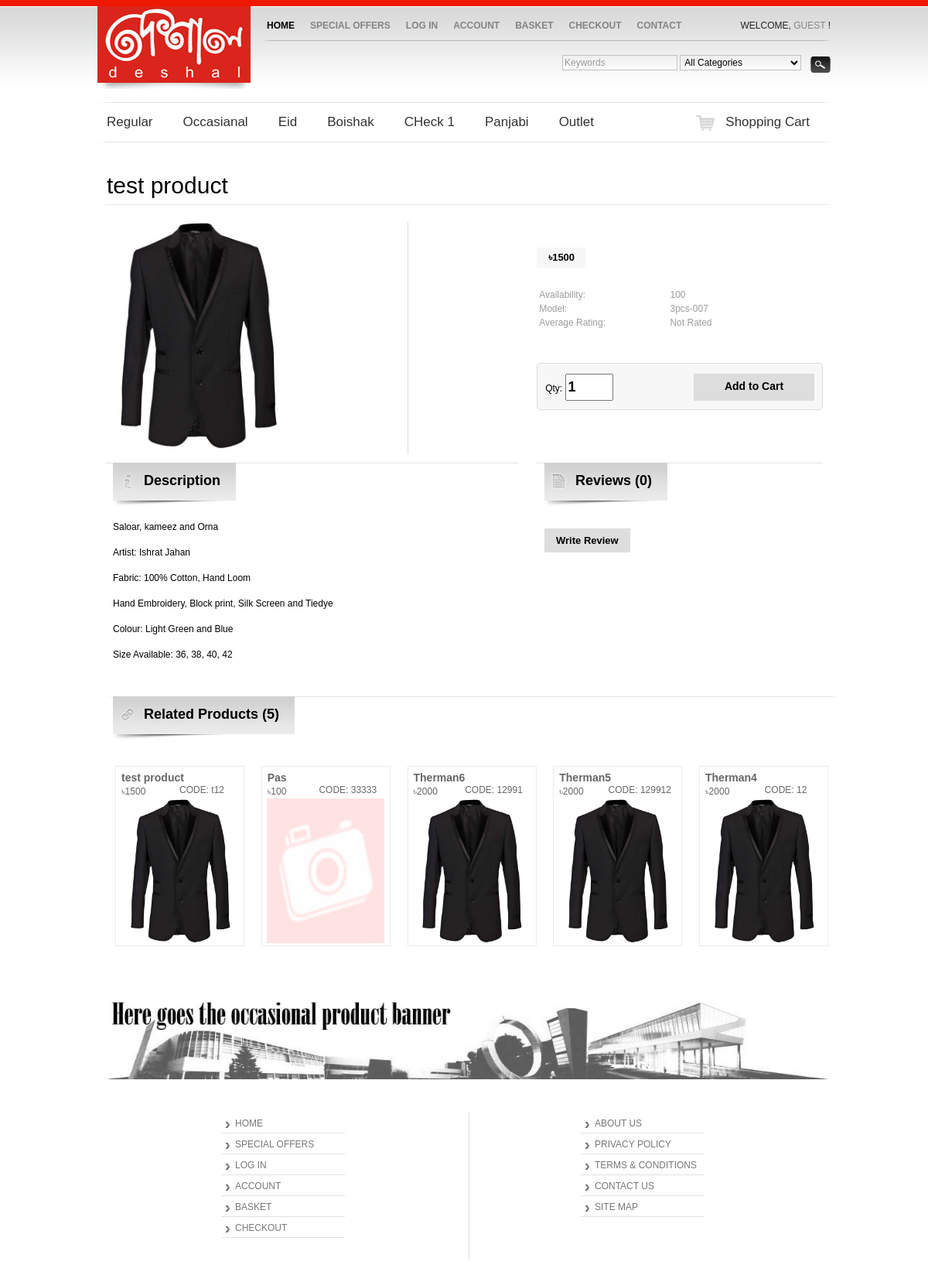
/index.php/product_details_clt/product/39, run on the app's committed database.
### tables this page shows
CREATE TABLE IF NOT EXISTS `category` (
  `id` int(11) NOT NULL AUTO_INCREMENT,
  `name` varchar(50) NOT NULL,
  `discription` varchar(500) NOT NULL,
  `rootCategoryId` int(11) NOT NULL,
  PRIMARY KEY (`id`)
);

CREATE TABLE IF NOT EXISTS `product` (
  `id` int(11) NOT NULL AUTO_INCREMENT,
  `name` varchar(50) NOT NULL,
  `price` float NOT NULL,
  `rate` int(11) NOT NULL,
  `amount` int(11) NOT NULL,
  `code` varchar(255) NOT NULL,
  `created` timestamp NOT NULL DEFAULT CURRENT_TIMESTAMP,
  `mainImageUrl` varchar(50) NOT NULL,
  `discription` varchar(500) NOT NULL,
  PRIMARY KEY (`id`)
);

### application/controllers/Product_details_clt.php (called while the page is built, shortened)
<?php if ( ! defined('BASEPATH')) exit('No direct script access allowed');
class product_details_clt extends CI_Controller {
	function Product_details_clt()
	{
		$this->load->helper('url');
		$this->load->model('product_mdl');
	}
	public function product($productCode = '')
	{
		$result = $this->product_mdl->fetchproduct($productCode);
		if(!$result)
		{
			$data['error'] = 'Invalid Product code' ;
			$this->load->view('header');
			$this->load->view('menu');
			$this->load->view('product_details',$data);
			$this->load->view('footer');
		}
		else
		{
			$data['details'] = $result ;
			$this->load->view('header');
			$this->load->view('menu');
			$data['products'] = $this->db->query("select * from product ORDER BY created DESC limit 5");
			$this->load->view('product_details',$data);
			$this->load->view('footer');
		}
	}
}

### index.php (called while the page is built, shortened)
<?php
require_once BASEPATH.'core/CodeIgniter.php';

### application/models/category_mdl.php (called while the page is built, shortened)
<?php if ( ! defined('BASEPATH')) exit('No direct script access allowed');
class category_mdl extends CI_Model  {
	function subcatListRaw($categoryId)
	{
		$this->db->select("id ,name");
		$this->db->where('rootCategoryId', $categoryId);
		$result = $this->db->get('category');
			return $result;
	}
	function catListRaw()
	{
		$this->db->select("id ,name");
		$this->db->where('rootCategoryId', 0);
		$result = $this->db->get('category');
		if( $result->num_rows()  > 0 )
			return $result;
		else
			return false;
	}
}

### application/controllers/admin/category_ctl.php (called while the page is built, shortened)
<?php if ( ! defined('BASEPATH')) exit('No direct script access allowed');
class category_ctl extends CI_Controller {
	function menu_categories()
	{
		$categoryAr = $this->category_mdl->catListRaw();
		$category = array();
		if($categoryAr != false)
		{
			foreach ($categoryAr->result() as $bigCatrow)
			{
				$manWomanAr = $this->category_mdl->subcatListRaw($bigCatrow->id);
				$manWoman = array();
				foreach ($manWomanAr->result() as $SubCatrow)
				{
					$originalSubcatAr = $this->category_mdl->subcatListRaw($SubCatrow->id);
					$originalSubcat = array();
					foreach ($originalSubcatAr->result() as $row)
					{
						array_push($originalSubcat ,array(  	'id' => $row->id,
																'name'=> $row->name
														)
								);
					}
					array_push($manWoman ,array(  	'id' => $SubCatrow->id,
													'name'=> $SubCatrow->name,
													'data'=> $originalSubcat
												)
						  );
				}
				array_push($category ,array(  	'id' => $bigCatrow->id,
												'name'=> $bigCatrow->name,
												'data'=> $manWoman
											)
						  );
			}
		}
		return $category;
	}
}

### application/models/product_mdl.php (called while the page is built, shortened)
<?php if ( ! defined('BASEPATH')) exit('No direct script access allowed');
class product_mdl extends CI_Model {
	function fetchproduct($value)
	{
		$this->db->where('id',$value);
		$query = $this->db->get('product');
		if($query->num_rows()<1)
		{
			return false;
		}
		else
		{
			$row = $query->row();
			$data = array(
						'id' => $row->id,
						'name' => $row->name,
						'price' => $row->price,
						'rate' => $row->rate,
						'amount' => $row->amount,
						'code' => $row->code,
						'created' => $row->created,
						'mainImageUrl' => $row->mainImageUrl,
					 );
			return $data;
		}
	}
}
?>

### application/views/product_details.php (the view, shortened to what this page needs)
<div id="content">
  <div class="top">
    <div class="center">
	<?php if(isset($details)){?>
      <h1><?=$details['name'];?></h1>
    </div>
  </div>
  <div class="middle">
    <div style="width: 100%; margin-bottom: 10px;">
      <table style="width: 100%; border-collapse: collapse;">
        <tr>
          <td style="text-align: left; width: 500px; vertical-align: top;">
          <div id="image_wrap" style="width: 390px;border-right: 1px solid #DDDDDD;">
          <a href="<?=base_url();?>itemimages/<?=$details['mainImageUrl'];?>" title="<?=$details['name'];?>" rel="prettyPhoto[gallery]"><img src="<?=base_url();?>itemimages/<?=$details['mainImageUrl'];?>" title="<?=$details['name'];?>" alt="<?=$details['name'];?>" id="image" style="margin-bottom: 3px; width: 239px;" /></a><br />
		</div>
            </td>
          <td style="width: 350px; vertical-align: top; padding: 35px 0 0 30px;">
                                           <span class="price_big">৳<?=$details['price'];?></span>
          <table id="prod_list">
              <tr>
                <td>Availability:</td>
                <td><?=$details['amount'];?></td>
              </tr>
              <tr>
                <td>Model:</td>
                <td>3pcs-007</td>
              </tr>
                            			  <tr>
                <td>Average Rating:</td>
                <td>                  Not Rated                  </td>
              </tr>
			              </table>
           <div id="small_images">
                        <form action="http://www.deshal.com.bd/shop/index.php?route=checkout/cart" method="post" enctype="multipart/form-data" id="product">
                                                                      <div class="content cart_button_holder">
              <span class="qty">
                Qty:                <input type="text" name="quantity" size="3" value="1" style="padding:5px 2px; font-size:18px; font-weight:bold;" />
                </span>
                <a onclick="$('#product').submit();" id="add_to_cart">Add to Cart</a>
                              </div>
            </form>
                		<br />
            </td>
        </tr>
      </table>
    </div>
        <div id="tab_review" class="tab_page divider_top">
     <h2 class="review_title">Reviews (0)</h2>      <div id="review" class="clear"></div>
      <a id="trig" class="button" rel="#write" style="background: #DDD">Write Review</a>
    </div>
    <div id="tab_description" class="tab_page divider_top">
    <h2 class="description_title">Description</h2>
    <div class="clear">
    <p>
	<span class="Apple-style-span" style="font-family: 'Trebuchet MS', Arial, Helvetica, sans-serif; line-height: 18px; color: rgb(0, 0, 0); ">Saloar, kameez and Orna</span></p>
<div style="font-size: 12px; background-color: rgb(255, 255, 255); ">
	<div style="font-size: 12px; background-color: rgb(255, 255, 255); ">
		<p style="font-family: 'Trebuchet MS', Arial, Helvetica, sans-serif; color: rgb(102, 102, 102); margin-bottom: 15px; line-height: 18px; ">
			<span class="Apple-style-span" style="color: rgb(0, 0, 0); font-family: 'Trebuchet MS', Arial, Helvetica, sans-serif; ">Artist: Ishrat Jahan</span></p>
		<p style="font-family: 'Trebuchet MS', Arial, Helvetica, sans-serif; color: rgb(102, 102, 102); margin-bottom: 15px; line-height: 18px; ">
			<span class="Apple-style-span" style="color: rgb(0, 0, 0); font-family: 'Trebuchet MS', Arial, Helvetica, sans-serif; ">Fabric: 100% Cotton, Hand Loom</span></p>
		<p style="font-family: 'Trebuchet MS', Arial, Helvetica, sans-serif; color: rgb(102, 102, 102); margin-bottom: 15px; line-height: 18px; ">
			<span class="Apple-style-span" style="color: rgb(0, 0, 0); font-family: 'Trebuchet MS', Arial, Helvetica, sans-serif; ">Hand Embroidery, Block print, Silk Screen and Tiedye</span></p>
		<p style="font-family: 'Trebuchet MS', Arial, Helvetica, sans-serif; color: rgb(102, 102, 102); margin-bottom: 15px; line-height: 18px; ">
			<span class="Apple-style-span" style="color: rgb(0, 0, 0); font-family: 'Trebuchet MS', Arial, Helvetica, sans-serif; ">Colour: Light Green and Blue</span></p>
		<p style="font-family: 'Trebuchet MS', Arial, Helvetica, sans-serif; color: rgb(102, 102, 102); margin-bottom: 15px; line-height: 18px; ">
			<span class="Apple-style-span" style="color: rgb(0, 0, 0); font-family: 'Trebuchet MS', Arial, Helvetica, sans-serif; ">Size Available: 36, 38, 40, 42</span></p>
	</div>
</div>
    </div>
    </div>
    <?} else{?>
		<div class="middle">
    	    <div class="content">There are no products to list with this Prodoct code.</div>
              </div><?}?>
    <div id="tab_related" class="tab_page up divider_top">
    <h2 class="related_title">Related Products (5)</h2>
      <div class="clear">
	<table class="list">
		<tr>
			<?php
			foreach ($products->result() as $prod)
			{?>
				<td style="width: 25%;">
					<a href="<?=base_url();?>index.php/product_details_clt/product/<?=$prod->id?>" style="text-decoration: none; color: #666">
					<div class="new" style="">
						<p class="pname"><?=$prod->name?></p>
						<div class="pprice"><p style="">৳<?=$prod->price?></p><span style="text-align:left;">CODE: <?=$prod->code?></span></div>
						<img src="<?=base_url();?>itemimages/<?=$prod->mainImageUrl?>" />
					</div>
					</a>
				</td>
			<?}?>
		</tr>
      </table>
          </div>
  </div>
  </div>
  </div>

### application/views/menu.php (shortened to what this page needs)
<div id="column_left">
	<?php
		if(!isset($category))
		{
			$obj = new category_ctl();
			$category = $obj->menu_categories();
		}
		foreach($category as $categorylist)
		{
			echo '<ul id="topnav" class="hoverMenu">';
			echo "<li><h2>".$categorylist['name']."</h2>";
			echo "</li>";
			echo "</ul>";
		}
	?>
    <div id="module_cart" class="box">
  <div class="top">Shopping Cart</div>
</div>
    <div class="box">
  <div class="top">Outlet</div>
</div>
 <div class="div6">
  </div>
</div>

### catalog/view/theme/CartMania-Clean/stylesheet/newCSS.css (style rules this page uses)
.new { border: 1px solid #EBEBEB; width: 165px; margin-top: 10px; padding-top: 5px; }
.new * { margin:0; padding:0; }
.pname { font-size: 14px; text-align: left; padding-left: 7px; font-weight: bolder; }
.pprice p { width: 50px; #float: right; text-align: left; float: left; padding-left: 7px; }
.new img { width: 152px; }
#trig { margin-top: 15px; color: #000; background-color: #DDDDDD; !important font-size: 13px; font-weight: bold; display: inline-block; margin-right: 5px; padding: 8px 15px; text-decoration: none; }

### data on the page
category: name "Regular"
category: name "Occasianal"
category: name "Eid"
category: name "Boishak"
category: name "CHeck 1"
category: name "Panjabi"
product: name "test product", mainImageUrl (picture), price "1500", amount "100", code "t12"
product: name "Pas", price "100", code "33333", mainImageUrl (picture)
product: name "Therman6", price "2000", code "12991", mainImageUrl (picture)
product: name "Therman5", price "2000", code "129912", mainImageUrl (picture)
product: name "Therman4", price "2000", code "12", mainImageUrl (picture)
